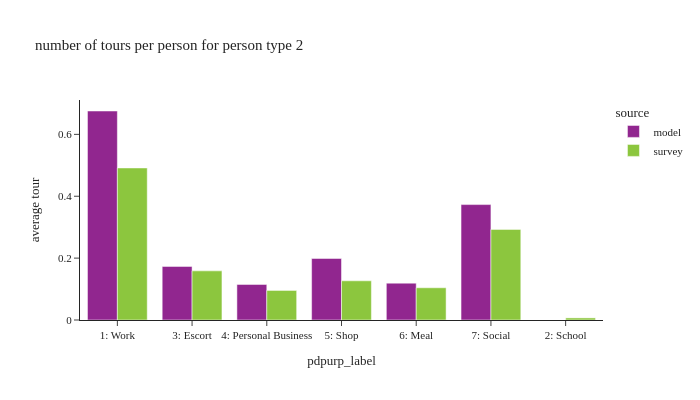

The cell this chart's notebook holds for it:
### Code cell
plot_by_pptyp(df_tour, '2')

### Figure 1 — Plotly figure (JSON) as saved in the notebook; plotly's stock layout.template omitted (floating-point values rounded to 4 significant figures)
{"data": [{"alignmentgroup": "True", "hovertemplate": "source=model<br>pdpurp_label=%{x}<br>average tour=%{y}<extra></extra>", "legendgroup": "model", "marker": {"color": "#91268F", "pattern": {"shape": ""}}, "name": "model", "offsetgroup": "model", "orientation": "v", "showlegend": true, "textposition": "auto", "type": "bar", "x": ["1: Work", "3: Escort", "4: Personal Business", "5: Shop", "6: Meal", "7: Social"], "xaxis": "x", "y": [0.6755, 0.1733, 0.1151, 0.199, 0.1191, 0.373], "yaxis": "y"}, {"alignmentgroup": "True", "hovertemplate": "source=survey<br>pdpurp_label=%{x}<br>average tour=%{y}<extra></extra>", "legendgroup": "survey", "marker": {"color": "#8CC63E", "pattern": {"shape": ""}}, "name": "survey", "offsetgroup": "survey", "orientation": "v", "showlegend": true, "textposition": "auto", "type": "bar", "x": ["1: Work", "2: School", "3: Escort", "4: Personal Business", "5: Shop", "6: Meal", "7: Social"], "xaxis": "x", "y": [0.4915, 0.006772, 0.1588, 0.09552, 0.1267, 0.1041, 0.2929], "yaxis": "y"}], "layout": {"barmode": "group", "font": {"size": 11}, "height": 400, "legend": {"title": {"text": "source"}, "tracegroupgap": 0}, "title": {"text": "number of tours per person for person type 2"}, "width": 700, "xaxis": {"anchor": "y", "domain": [0, 1], "title": {"text": "pdpurp_label"}}, "yaxis": {"anchor": "x", "domain": [0, 1], "tickformat": ".2", "title": {"text": "average tour"}}}}
